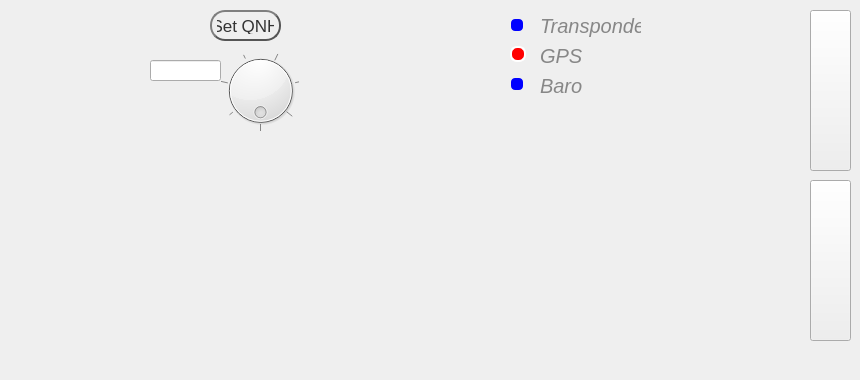
    <widget class="QWidget" name="page_6">
     <widget class="QPushButton" name="select_transponder_page_2">
      <property name="geometry">
       <rect>
        <x>810</x>
        <y>180</y>
        <width>41</width>
        <height>161</height>
       </rect>
      </property>
      <property name="font">
       <font>
        <pointsize>19</pointsize>
        <bold>true</bold>
       </font>
      </property>
      <property name="styleSheet">
       <string notr="true">image: url(:/images/button1.png);</string>
      </property>
      <property name="text">
       <string/>
      </property>
     </widget>
     <widget class="QPushButton" name="select_dumy_page2_2">
      <property name="geometry">
       <rect>
        <x>810</x>
        <y>10</y>
        <width>41</width>
        <height>161</height>
       </rect>
      </property>
      <property name="font">
       <font>
        <pointsize>19</pointsize>
        <bold>true</bold>
       </font>
      </property>
      <property name="styleSheet">
       <string notr="true">image: url(:/images/button2.png);</string>
      </property>
      <property name="text">
       <string/>
      </property>
     </widget>
     <widget class="WidgetAI" name="widgetai" native="true">
      <property name="geometry">
       <rect>
        <x>470</x>
        <y>110</y>
        <width>301</width>
        <height>261</height>
       </rect>
      </property>
      <property name="sizePolicy">
       <sizepolicy hsizetype="Preferred" vsizetype="Preferred">
        <horstretch>99</horstretch>
        <verstretch>99</verstretch>
       </sizepolicy>
      </property>
     </widget>
     <widget class="WidgetTC" name="widgetTC" native="true">
      <property name="geometry">
       <rect>
        <x>300</x>
        <y>0</y>
        <width>191</width>
        <height>181</height>
       </rect>
      </property>
      <property name="sizePolicy">
       <sizepolicy hsizetype="Preferred" vsizetype="Preferred">
        <horstretch>99</horstretch>
        <verstretch>99</verstretch>
       </sizepolicy>
      </property>
     </widget>
     <widget class="WidgetALT" name="widgetALT" native="true">
      <property name="geometry">
       <rect>
        <x>0</x>
        <y>120</y>
        <width>321</width>
        <height>251</height>
       </rect>
      </property>
      <property name="sizePolicy">
       <sizepolicy hsizetype="Preferred" vsizetype="Preferred">
        <horstretch>99</horstretch>
        <verstretch>99</verstretch>
       </sizepolicy>
      </property>
     </widget>
     <widget class="WidgetASI" name="widgetASI" native="true">
      <property name="geometry">
       <rect>
        <x>270</x>
        <y>180</y>
        <width>241</width>
        <height>191</height>
       </rect>
      </property>
      <property name="sizePolicy">
       <sizepolicy hsizetype="Preferred" vsizetype="Preferred">
        <horstretch>99</horstretch>
        <verstretch>99</verstretch>
       </sizepolicy>
      </property>
     </widget>
     <widget class="WidgetVSI" name="widgetVSI" native="true">
      <property name="geometry">
       <rect>
        <x>0</x>
        <y>0</y>
        <width>141</width>
        <height>131</height>
       </rect>
      </property>
      <property name="sizePolicy">
       <sizepolicy hsizetype="Preferred" vsizetype="Preferred">
        <horstretch>99</horstretch>
        <verstretch>99</verstretch>
       </sizepolicy>
      </property>
     </widget>
     <widget class="WidgetHI" name="widgetHI" native="true">
      <property name="geometry">
       <rect>
        <x>670</x>
        <y>1</y>
        <width>131</width>
        <height>121</height>
       </rect>
      </property>
      <property name="sizePolicy">
       <sizepolicy hsizetype="Preferred" vsizetype="Preferred">
        <horstretch>99</horstretch>
        <verstretch>99</verstretch>
       </sizepolicy>
      </property>
     </widget>
     <widget class="QRadioButton" name="radioButton">
      <property name="geometry">
       <rect>
        <x>510</x>
        <y>10</y>
        <width>21</width>
        <height>31</height>
       </rect>
      </property>
      <property name="styleSheet">
       <string notr="true">QRadioButton::indicator:checked{
width:12px;height:12px;
border-radius:7px;
background-color:red;
border:2px solid white;
color: white;
}
QRadioButton::indicator:unchecked{
width:10px;height:10px;
border-radius:5px;
background-color: blue;
border:2px solid transparent;
color: rgb(255, 255, 255);
}</string>
      </property>
      <property name="text">
       <string/>
      </property>
     </widget>
     <widget class="QRadioButton" name="radioButton_2">
      <property name="geometry">
       <rect>
        <x>510</x>
        <y>39</y>
        <width>31</width>
        <height>31</height>
       </rect>
      </property>
      <property name="styleSheet">
       <string notr="true">QRadioButton::indicator:checked{
width:12px;height:12px;
border-radius:7px;
background-color:red;
border:2px solid white;
color: white;
}
QRadioButton::indicator:unchecked{
width:10px;height:10px;
border-radius:5px;
background-color: blue;
border:2px solid transparent;
color: rgb(255, 255, 255);
}


</string>
      </property>
      <property name="text">
       <string/>
      </property>
      <property name="checked">
       <bool>true</bool>
      </property>
     </widget>
     <widget class="QRadioButton" name="radioButton_3">
      <property name="geometry">
       <rect>
        <x>510</x>
        <y>69</y>
        <width>21</width>
        <height>31</height>
       </rect>
      </property>
      <property name="styleSheet">
       <string notr="true">QRadioButton::indicator:checked{
width:12px;height:12px;
border-radius:7px;
background-color:red;
border:2px solid white;
color: white;
}
QRadioButton::indicator:unchecked{
width:10px;height:10px;
border-radius:5px;
background-color: blue;
border:2px solid transparent;
color: rgb(255, 255, 255);
}</string>
      </property>
      <property name="text">
       <string/>
      </property>
      <property name="checked">
       <bool>false</bool>
      </property>
     </widget>
     <widget class="QLabel" name="label_18">
      <property name="geometry">
       <rect>
        <x>540</x>
        <y>70</y>
        <width>101</width>
        <height>31</height>
       </rect>
      </property>
      <property name="font">
       <font>
        <pointsize>15</pointsize>
        <italic>true</italic>
       </font>
      </property>
      <property name="styleSheet">
       <string notr="true">color: rgb(135,135,135);
</string>
      </property>
      <property name="text">
       <string>Baro</string>
      </property>
      <property name="alignment">
       <set>Qt::AlignmentFlag::AlignLeading|Qt::AlignmentFlag::AlignLeft|Qt::AlignmentFlag::AlignVCenter</set>
      </property>
     </widget>
     <widget class="QLabel" name="label_19">
      <property name="geometry">
       <rect>
        <x>540</x>
        <y>40</y>
        <width>101</width>
        <height>31</height>
       </rect>
      </property>
      <property name="font">
       <font>
        <pointsize>15</pointsize>
        <italic>true</italic>
       </font>
      </property>
      <property name="styleSheet">
       <string notr="true">color: rgb(135,135,135);</string>
      </property>
      <property name="text">
       <string>GPS</string>
      </property>
      <property name="alignment">
       <set>Qt::AlignmentFlag::AlignLeading|Qt::AlignmentFlag::AlignLeft|Qt::AlignmentFlag::AlignVCenter</set>
      </property>
     </widget>
     <widget class="QLabel" name="label_20">
      <property name="geometry">
       <rect>
        <x>540</x>
        <y>10</y>
        <width>101</width>
        <height>31</height>
       </rect>
      </property>
      <property name="font">
       <font>
        <pointsize>15</pointsize>
        <italic>true</italic>
       </font>
      </property>
      <property name="styleSheet">
       <string notr="true">color: rgb(135,135,135);</string>
      </property>
      <property name="text">
       <string>Transponder</string>
      </property>
      <property name="alignment">
       <set>Qt::AlignmentFlag::AlignLeading|Qt::AlignmentFlag::AlignLeft|Qt::AlignmentFlag::AlignVCenter</set>
      </property>
     </widget>
     <widget class="QDial" name="dial">
      <property name="geometry">
       <rect>
        <x>220</x>
        <y>50</y>
        <width>81</width>
        <height>81</height>
       </rect>
      </property>
      <property name="minimum">
       <number>94000</number>
      </property>
      <property name="maximum">
       <number>105000</number>
      </property>
      <property name="singleStep">
       <number>10</number>
      </property>
      <property name="pageStep">
       <number>100</number>
      </property>
      <property name="value">
       <number>101325</number>
      </property>
      <property name="sliderPosition">
       <number>101325</number>
      </property>
      <property name="orientation">
       <enum>Qt::Orientation::Horizontal</enum>
      </property>
      <property name="invertedAppearance">
       <bool>false</bool>
      </property>
      <property name="wrapping">
       <bool>true</bool>
      </property>
      <property name="notchTarget">
       <double>15.000000000000000</double>
      </property>
      <property name="notchesVisible">
       <bool>true</bool>
      </property>
     </widget>
     <widget class="QLineEdit" name="doubleSpinBox">
      <property name="geometry">
       <rect>
        <x>150</x>
        <y>60</y>
        <width>71</width>
        <height>21</height>
       </rect>
      </property>
      <property name="font">
       <font>
        <family>Arial</family>
        <pointsize>16</pointsize>
       </font>
      </property>
      <property name="styleSheet">
       <string notr="true">color: rgb(255, 255, 255);</string>
      </property>
      <property name="text">
       <string>1013.25</string>
      </property>
      <property name="alignment">
       <set>Qt::AlignmentFlag::AlignRight|Qt::AlignmentFlag::AlignTrailing|Qt::AlignmentFlag::AlignVCenter</set>
      </property>
     </widget>
     <widget class="QPushButton" name="reset_altitude_3">
      <property name="geometry">
       <rect>
        <x>210</x>
        <y>10</y>
        <width>71</width>
        <height>31</height>
       </rect>
      </property>
      <property name="font">
       <font>
        <pointsize>13</pointsize>
        <bold>false</bold>
       </font>
      </property>
      <property name="styleSheet">
       <string notr="true">QPushButton {
color: #333;
border: 2px solid #555;
border-radius: 15px;
border-style: outset;
background: qradialgradient(
cx: 0.3, cy: -0.4, fx: 0.3, fy: -0.4,
radius: 1.35, stop: 0 #fff, stop: 1 #444
);
padding: 5px;
}

QPushButton:pressed {
    background-color: rgb(224, 0, 0);
    border-style: inset;
}
</string>
      </property>
      <property name="text">
       <string>Set QNH</string>
      </property>
     </widget>
     <zorder>select_transponder_page_2</zorder>
     <zorder>select_dumy_page2_2</zorder>
     <zorder>widgetai</zorder>
     <zorder>widgetASI</zorder>
     <zorder>widgetHI</zorder>
     <zorder>radioButton</zorder>
     <zorder>radioButton_2</zorder>
     <zorder>radioButton_3</zorder>
     <zorder>label_18</zorder>
     <zorder>label_19</zorder>
     <zorder>label_20</zorder>
     <zorder>dial</zorder>
     <zorder>doubleSpinBox</zorder>
     <zorder>widgetTC</zorder>
     <zorder>widgetALT</zorder>
     <zorder>reset_altitude_3</zorder>
     <zorder>widgetVSI</zorder>
    </widget>
